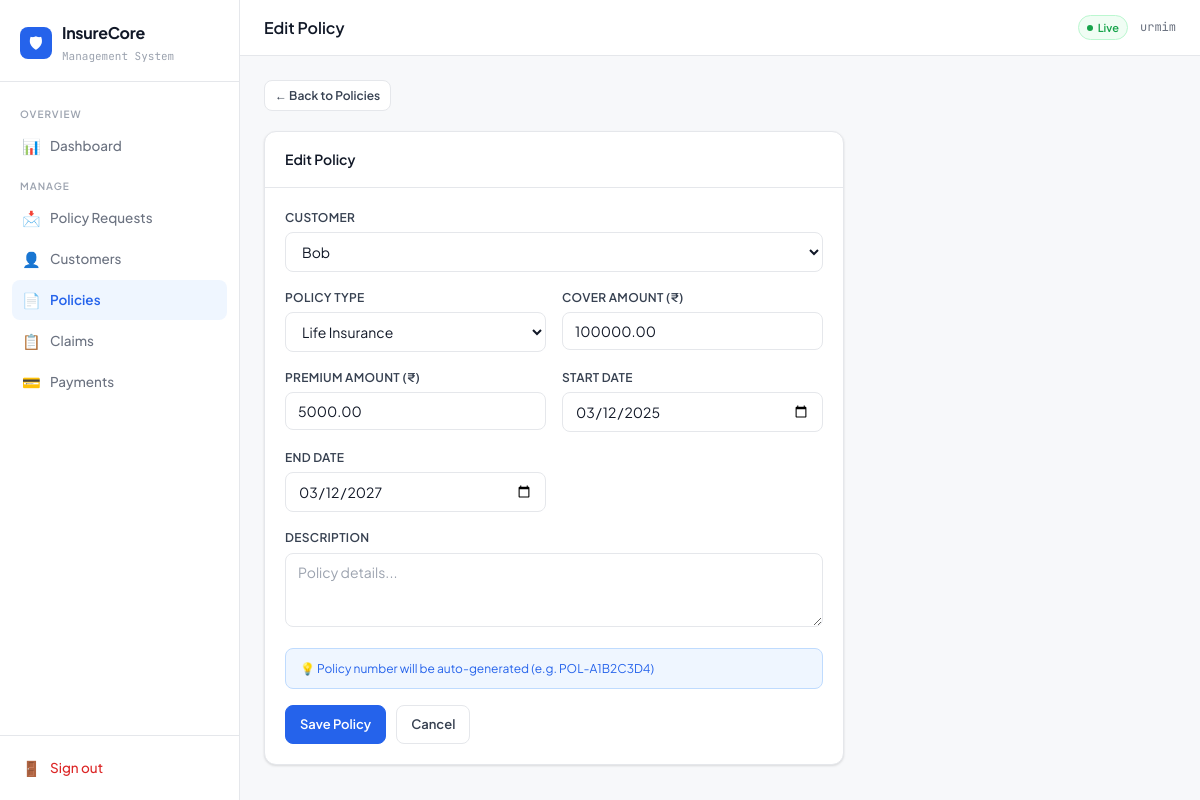
The page /policies/1/edit/ (signed in) on the database its author committed.
### insurance/models.py (models this page shows, shortened)
class Policy(models.Model):
    POLICY_TYPES = [
        ('life', 'Life Insurance'),
        ('health', 'Health Insurance'),
        ('vehicle', 'Vehicle Insurance'),
        ('home', 'Home Insurance'),
        ('travel', 'Travel Insurance'),
    ]
    STATUS_CHOICES = [
        ('active', 'Active'),
        ('expired', 'Expired'),
        ('cancelled', 'Cancelled'),
        ('pending', 'Pending'),
    ]
    customer = models.ForeignKey(Customer, on_delete=models.CASCADE, related_name='policies')
    policy_number = models.CharField(max_length=50, unique=True)
    policy_type = models.CharField(max_length=20, choices=POLICY_TYPES)
    cover_amount = models.DecimalField(max_digits=12, decimal_places=2)
    premium_amount = models.DecimalField(max_digits=10, decimal_places=2)
    start_date = models.DateField()
    end_date = models.DateField()
    status = models.CharField(max_length=20, choices=STATUS_CHOICES, default='active')
    description = models.TextField(blank=True)
    created_at = models.DateTimeField(auto_now_add=True)
    class Meta:
        ordering = ['-created_at']
        verbose_name_plural = 'Policies'

### insurance/views.py (the view, shortened to what this page needs)
# urls.py: path('policies/<int:pk>/edit/', views.policy_edit, name='policy_edit'),
@admin_required
def policy_edit(request, pk):
    policy = get_object_or_404(Policy, pk=pk)
    old_status = policy.status
    form = PolicyForm(request.POST or None, instance=policy)
    return render(request, 'insurance/policy_form.html', {'form': form, 'title': 'Edit Policy', 'obj': policy})

### insurance/forms.py (shortened to what this page needs)
class PolicyForm(forms.ModelForm):
    start_date = forms.DateField(
        widget=forms.DateInput(attrs={'type': 'date', 'class': 'form-input'})
    )
    end_date = forms.DateField(
        widget=forms.DateInput(attrs={'type': 'date', 'class': 'form-input'})
    )
    class Meta:
        model = Policy
        fields = ['customer', 'policy_type', 'cover_amount', 'premium_amount', 'start_date', 'end_date', 'description']
        widgets = {
            'customer': forms.Select(attrs={'class': 'form-input'}),
            'policy_type': forms.Select(attrs={'class': 'form-input'}),
            'cover_amount': forms.NumberInput(attrs={'placeholder': 'e.g. 10000000', 'class': 'form-input'}),
            'premium_amount': forms.NumberInput(attrs={'placeholder': 'e.g. 5000', 'class': 'form-input'}),
            'description': forms.Textarea(attrs={'placeholder': 'Policy details...', 'class': 'form-input', 'rows': 3}),
        }

### insurance/models.py (called while the page is built)
    def __str__(self):
        return self.name

### insurance/views.py (called while the page is built)
def admin_required(view_func):
    from functools import wraps
    @wraps(view_func)
    def wrapper(request, *args, **kwargs):
        if not request.user.is_authenticated:
            return redirect('login')
        if not request.user.is_staff:
            return redirect('customer_portal_dashboard')
        return view_func(request, *args, **kwargs)
    return wrapper

### insurance/templates/insurance/policy_form.html (shortened to what this page needs)
{% extends "insurance/base.html" %}
{% block page_title %}{{ title }}{% endblock %}
{% block content %}
<div style="max-width:580px">
  <div style="margin-bottom:20px">
    <a href="{% url 'policies' %}" class="btn btn-secondary btn-sm">← Back to Policies</a>
  </div>
  <div class="card">
    <div class="card-header"><span class="card-title">{{ title }}</span></div>
    <div class="card-body">
      <form method="POST">
        <div class="form-grid">
          <div class="field" style="grid-column:1/-1">
            <label>Customer</label>
            {{ form.customer }}
          </div>
          <div class="field">
            <label>Policy Type</label>
            {{ form.policy_type }}
          </div>
          <div class="field">
            <label>Cover Amount (₹)</label>
            {{ form.cover_amount }}
          </div>
          <div class="field">
            <label>Premium Amount (₹)</label>
            {{ form.premium_amount }}
          </div>
          <div class="field">
            <label>Start Date</label>
            {{ form.start_date }}
          </div>
          <div class="field">
            <label>End Date</label>
            {{ form.end_date }}
          </div>
          <div class="field" style="grid-column:1/-1">
            <label>Description</label>
            {{ form.description }}
          </div>
        </div>
        <div style="background:var(--blue-bg);border:1px solid var(--blue-border);border-radius:var(--radius);padding:10px 14px;margin-bottom:16px;font-size:12px;color:var(--blue)">
          💡 Policy number will be auto-generated (e.g. POL-A1B2C3D4)
        </div>
        <div style="display:flex;gap:10px">
          <button type="submit" class="btn btn-primary">Save Policy</button>
          <a href="{% url 'policies' %}" class="btn btn-secondary">Cancel</a>
        </div>
      </form>
    </div>
  </div>
</div>
{% endblock %}

### insurance/templates/insurance/base.html (shortened to what this page needs)
{% load static %}
<!DOCTYPE html>
<html lang="en">
<head>
</head>
<body>
<div class="layout">
{% if user.is_authenticated %}
<aside class="sidebar">
  <div class="sidebar-brand">
    <div class="brand-row">
      <div class="brand-icon">🛡</div>
      <div>
        <div class="brand-name">InsureCore</div>
        <div class="brand-sub">Management System</div>
      </div>
    </div>
  </div>
  <nav class="sidebar-nav">
    <div class="nav-section">Overview</div>
    <a href="{% url 'dashboard' %}" class="nav-link {% if request.resolver_match.url_name == 'dashboard' %}active{% endif %}">
      <span class="nav-icon">📊</span> Dashboard
    </a>
    <div class="nav-section">Manage</div>
    <a href="{% url 'policy_request_list' %}" class="nav-link {% if 'policy_request' in request.resolver_match.url_name %}active{% endif %}">
  <span class="nav-icon">📩</span> Policy Requests
</a>
    <a href="{% url 'customers' %}" class="nav-link {% if 'customer' in request.resolver_match.url_name %}active{% endif %}">
      <span class="nav-icon">👤</span> Customers
    </a>
    <a href="{% url 'policies' %}" class="nav-link {% if 'polic' in request.resolver_match.url_name %}active{% endif %}">
      <span class="nav-icon">📄</span> Policies
    </a>
    <a href="{% url 'claims' %}" class="nav-link {% if 'claim' in request.resolver_match.url_name %}active{% endif %}">
      <span class="nav-icon">📋</span> Claims
    </a>
    <a href="{% url 'payments' %}" class="nav-link {% if 'payment' in request.resolver_match.url_name %}active{% endif %}">
      <span class="nav-icon">💳</span> Payments
    </a>
  </nav>
  <div class="sidebar-footer">
    <a href="{% url 'logout' %}" class="logout-link">
      <span class="nav-icon">🚪</span> Sign out
    </a>
  </div>
</aside>
{% endif %}
<main class="main" {% if not user.is_authenticated %}style="margin-left:0"{% endif %}>
  {% if user.is_authenticated %}
  <div class="topbar">
    <span class="page-heading">{% block page_title %}Dashboard{% endblock %}</span>
    <div class="topbar-right">
      <span class="badge-live">Live</span>
      <span class="topbar-user">{{ user.username }}</span>
    </div>
  </div>
  {% endif %}
  <div class="content">
    {% block content %}{% endblock %}
  </div>
</main>
</div>
</body>
</html>

### rows shown on the page
Policy: customer "Bob", policy_type "Life Insurance", cover_amount "100000.00", premium_amount "5000.00", start_date "03/12/2025", end_date "03/12/2027"

### other values the page prints
{{ title }} "Edit Policy"
{{ user.username }} "urmim"
